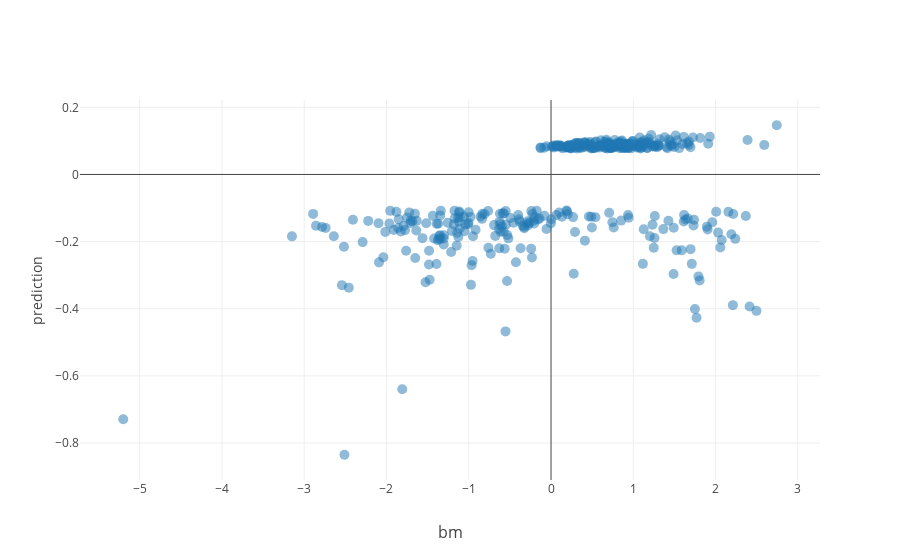

The notebook cell saved with this chart:
### Code cell
trace = go.Scatter(
    x=df2.bm, 
    y=df2.predict, 
    mode="markers",
    text=df2.index.to_list(),
    customdata=cd,
    hovertemplate=string,
    marker=dict(
        size=10,
        opacity=0.5
    )
)
fig = go.Figure(trace)
fig.update_layout(
    template="none",
    xaxis_title="bm",
    xaxis_title_font_size=16,
    xaxis_showgrid=True,
    yaxis_title_font_size=16,
    yaxis_showgrid=True,
    yaxis_title="prediction",
)

### Figure 1 — Plotly figure (JSON) as saved in the notebook; plotly's stock layout.template omitted (floating-point values rounded to 4 significant figures; data arrays with more than 128 entries replaced by an {"elided": "..."} marker saying what was removed)
{"data": [{"customdata": {"elided": "400x3x1 float values"}, "hovertemplate": "\n    %{text}<br>\n    roeq = %{customdata[0]:.2}<br>\n    bm = %{customdata[1]:.2}<br>\n    mom12m = %{customdata[2]:.2}<extra></extra>\n    ", "marker": {"opacity": 0.5, "size": 10}, "mode": "markers", "text": {"elided": "400 str values"}, "type": "scatter", "x": {"elided": "400 float values"}, "y": {"elided": "400 float values"}}], "layout": {"xaxis": {"showgrid": true, "title": {"font": {"size": 16}, "text": "bm"}}, "yaxis": {"showgrid": true, "title": {"text": "prediction"}}}}
